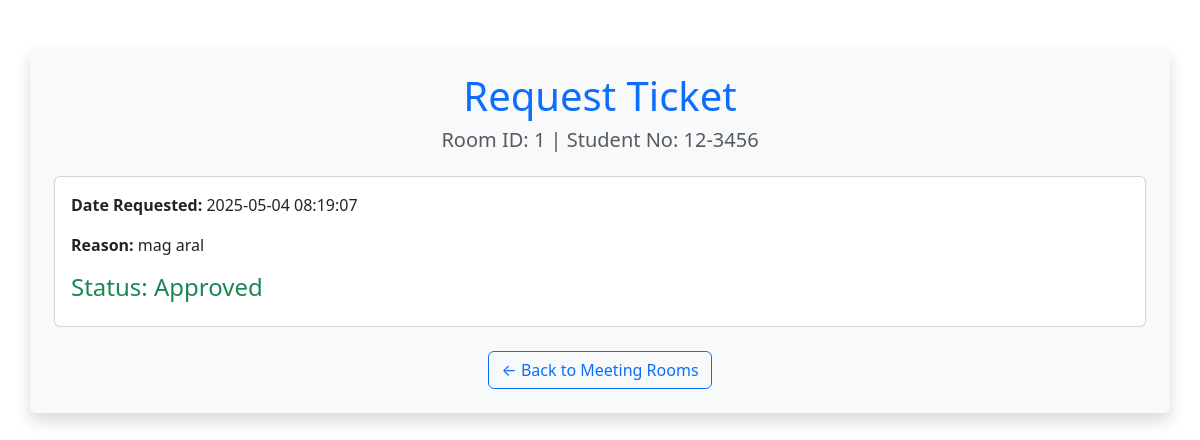
The app's page /requek_aprob.php?room_id=1 (signed in), older data.
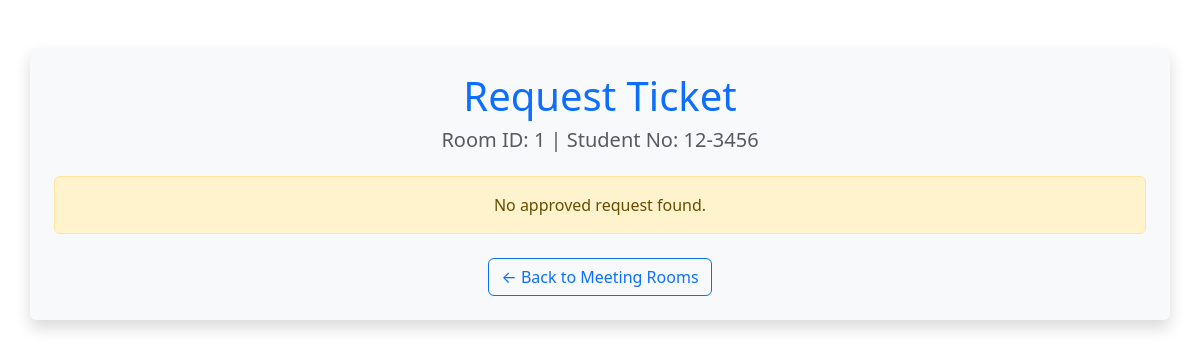
The same page, newer data.
### tables this page shows
CREATE TABLE `mr_requests` (
  `req_id` int(11) NOT NULL,
  `room_id` int(11) NOT NULL,
  `student_number` varchar(20) NOT NULL,
  `date_requested` datetime NOT NULL,
  `reason` longtext NOT NULL,
  `status` enum('Pending','Approved','Rejected','') NOT NULL
);

### requek_aprob.php (the view, shortened to what this page needs)
<?php
include('db_connection.php');
$room_id = $_GET['room_id'];
$studentno = $_SESSION['student_number'];
$sql = "SELECT * FROM mr_requests WHERE room_id = ? AND student_number = ? AND status = 'Approved'";
$stmt = $conn->prepare($sql);
$stmt->bind_param("ii", $room_id, $studentno);
$stmt->execute();
$result = $stmt->get_result();
$request = $result->fetch_assoc();
?>
<!DOCTYPE html>
<html lang="en">
<head>
    <link href="https://cdn.jsdelivr.net/npm/bootstrap@5.3.3/dist/css/bootstrap.min.css" rel="stylesheet">
</head>
<body>
    <div class="container mt-5 p-4 rounded shadow" style="background-color: #f8f9fa;">
        <h1 class="text-center text-primary">Request Ticket</h1>
        <h5 class="text-center text-muted mb-4">Room ID: <?= htmlspecialchars($room_id) ?> | Student No: <?= htmlspecialchars($studentno) ?></h5>
        <?php if ($request): ?>
            <div class="card">
                <div class="card-body">
                    <p><strong>Date Requested:</strong> <?= htmlspecialchars($request['date_requested']) ?></p>
                    <p><strong>Reason:</strong> <?= htmlspecialchars($request['reason']) ?></p>
                    <h4 class="text-success">Status: <?= htmlspecialchars($request['status']) ?></h4>
                </div>
            </div>
        <?php else: ?>
            <div class="alert alert-warning text-center">
                No approved request found.
            </div>
        <?php endif; ?>
        <div class="mt-4 text-center">
            <a href="student_RRR.php" class="btn btn-outline-primary">← Back to Meeting Rooms</a>
        </div>
    </div>
</body>
</html>

Row changes from the older to the newer data that the page shows:
removed mr_requests: date_requested "2025-05-04 08:19:07", reason "mag aral", status "Approved"
Text that changed along with them:
text no longer shown: "Date Requested: Reason: Status:"
text now shown: "No approved request found."
